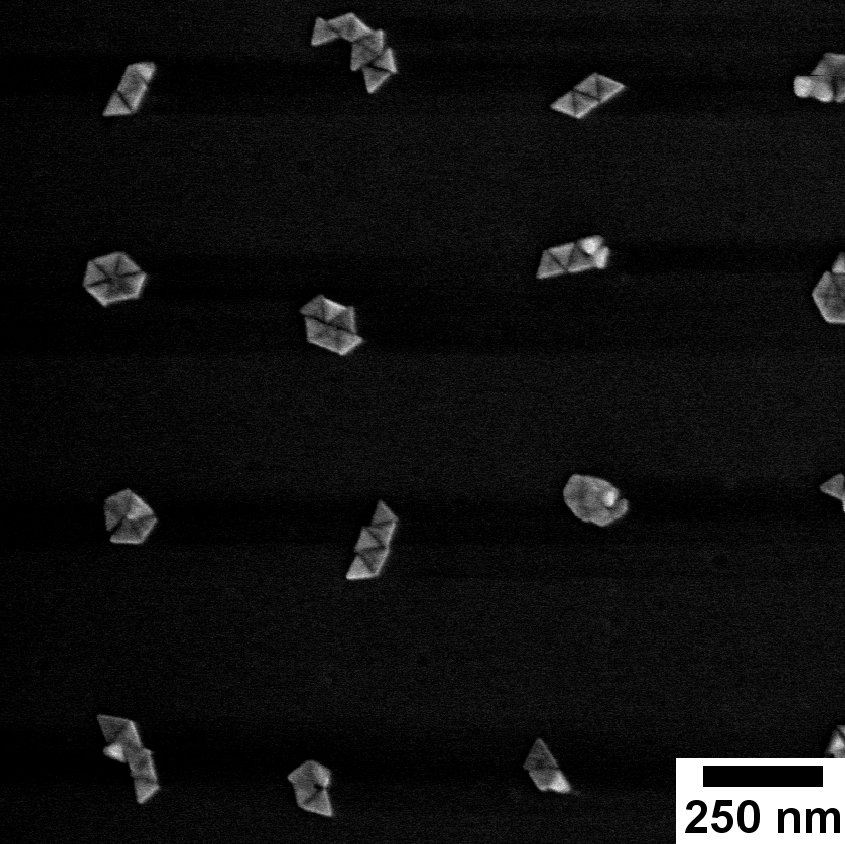
#> input picture backup_old/T001.png, 845 x 844 px
$ jupyter execute watershed.ipynb   (older library calls are emulated)
#> lines starting #> are read from the running program, lines starting #| are printed output that depends on the picture; after the words box and inside, x2 and y2 are one past the last pixel; in counts of white or black regions, pixels touching at a corner belong together
### backup_old/OIP21_lib_ImageProcessing_V6.py
#!/usr/bin/env python3
# -*- coding: utf-8 -*-
"""
This is a library gathering all (relevant) image processing functions developed
within the scope of "Optimisation and Image Processing - OIP" 2018, MCI, SDU.

Put this library in your script folder and load by (for instance):

    import OIPlib_ImageProcessing as ip

apply functionality by (for instance)

    img, imgRED, imgGREEN, imgBLUE = ip.load_image_GUI()

Created on Tue Sep 11 11:17:33 2018

UPDATE_1, 2018-09-17:
    ADDED LECTURE 3 CONTENT (LINEAR FILTERING)

UPDATE_2, 2018-09-25:
    ADDED LECTURE 4 CONTENT / FUNCTIONALITY:
        * NONLINEAR FILTERING
        * Conversion imgBIN <-> PointSet
        * Basic Operations on PointSets (Union, Intersection, Translation, Reflection)

UPDATE_3, 2018-10-01:
    ADDED FUNCTIONS FOR BASIC MORPHOLOGICAL OPERATIONS ON IMAGES AND SETS.

UPDATE_4, 2018-10-10:
    ADDED FUNCTIONS FOR:
        * Edge detection
        * Laplace Sharpening
        * Unsharp Masking

        * Thinning (SLOW - faster version yet to come...)

        * Hough Line Detection (Original + Accelerated / Vectorised)


@author: jost
"""

# ------------------------------------
# IMPORTS:
# ------------------------------------

# needed almost every time:
import cv2
import imutils
import matplotlib.pyplot as plt  # for plotting
import matplotlib.image as mpimg  # for image handling and plotting
import numpy as np  # for all kinds of (accelerated) matrix / numerical operations
from scipy import ndimage
from scipy.signal import convolve2d
from copy import copy, deepcopy

# tkinter interface module for GUI dialogues (so far only for file opening):
import tkinter as tk
from tkinter.filedialog import askopenfilename

# ------------------------------------
# LOADING, SEPARATING AND CONVERTING TO INTENSITY:
# ------------------------------------
from skimage.feature import peak_local_max
from skimage.segmentation import watershed

# ----------------------------------------------------------
# Modified stuff
# [158 lines left out: functions FloodFillLabeling_modified, FloodFill_BF_modified, pre_region_labeling_filtering, segmenting, pre_conditioning, openCv_HoughCircles and 3 more, not called in this run]


# ------------------------------------
# CONVERSION TO 1-CHANNEL INTENSITY:
# ------------------------------------

def convert2AVG(imgRED, imgGREEN, imgBLUE):
    ''' convert to intensity by averaging '''
    return ((imgRED.astype(np.float) + imgGREEN.astype(np.float) + imgBLUE.astype(np.float)) / 3.0).astype(np.uint8)


def convert2LUM(imgRED, imgGREEN, imgBLUE):
    ''' convert to intensity using the lumosity method (MOST CASES!) '''
    return (0.21 * imgRED + 0.72 * imgGREEN + 0.07 * imgBLUE).astype(np.uint8)


# [11 lines left out: function convert2LIGHT, not called in this run]


# ------------------------------------
# HISTOGRAM GENERATION:
# ------------------------------------

def hist256(imgint8):
    ''' manual histogram creation for uint8 coded intensity images'''
    hist = np.zeros(255)
    for cnt in range(255):
        hist[cnt] = np.sum(imgint8 == cnt)
    return (hist)


# [6 lines left out: function cum_hist256, not called in this run]


# ----------------------------------------------------------------------------
# Point Operations:
# ----------------------------------------------------------------------------

def threshold(imgINT, ath):
    imgTH = np.zeros(imgINT.shape)
    imgTH[imgINT >= ath] = 255
    return imgTH.astype(np.uint8)


# 0 is black, 255 is white
def threshold2(imgINT, ath):
    return ((imgINT >= ath) * 255).astype(np.uint8)


# [5 lines left out: function threshold_binary, not called in this run]


def threshold_binary2(imgINT, ath):
    return imgINT >= ath


def adjust_brightness(img, a):
    imgB = crop_levels(img.astype(np.float) + a)
    return imgB.astype(np.uint8)


def adjust_contrast(img, a):
    imgC = crop_levels(img.astype(np.float) * a)
    return imgC.astype(np.uint8)


def invert_intensity(img):
    return 255 - img


# [93 lines left out: functions auto_contrast256, equalise_histogram256, shift_intensities, mean_class_variance, auto_thresh, add_salt_and_pepper, not called in this run]


# ----------------------------------------------------------------------------
# FILTER MATRICES:
# ----------------------------------------------------------------------------

# Define some filter matrices:
# The 3x3 averaging box:
Av3 = np.array([[1, 1, 1],
                [1, 1, 1],
                [1, 1, 1]]) / 9

# 5x5 Gaussian filter:
Gauss5 = np.array([[0, 1, 2, 1, 0],
                   [1, 3, 5, 3, 1],
                   [2, 5, 9, 5, 2],
                   [1, 3, 5, 3, 1],
                   [0, 1, 2, 1, 0]])
Gauss5Norm = Gauss5 / np.sum(Gauss5)

# 5x5 Mexican Hat Filter:
Mex5 = np.array([[0, 0, -1, 0, 0],
                 [0, -1, 2, -1, 0],
                 [-1, -2, 16, -2, -1],
                 [0, -1, -2, -1, 0],
                 [0, 0, -1, 0, 0]])
Mex5Norm = Mex5 / np.sum(Mex5)

# ----------------------------------------------------------------------------
# Edge Detection Filters:

# Derivative:
HDx = np.array([[-0.5, 0., 0.5]])
HDy = np.transpose(HDx)

# Prewitt:
HPx = np.array([[-1., 0., 1.],
                [-1., 0., 1.],
                [-1., 0., 1.]]) / 6.
HPy = np.transpose(HPx)

# Sobel:
HSx = np.array([[-1., 0., 1.],
                [-2., 0., 2.],
                [-1., 0., 1.]]) / 8.
HSy = np.transpose(HPx)

# Improved Sobel:
HISx = np.array([[-3., 0., 3.],
                 [-10., 0., 10.],
                 [-3., 0., 3.]]) / 32.
HISy = np.transpose(HPx)

# ----------------------------------------------------------------------------
# Laplace Filters:

# Laplace:
HL4 = np.array([[0., 1., 0.],
                [1., -4., 1.],
                [0., 1., 0.]])

# Laplace 8:
HL8 = np.array([[1., 1., 1.],
                [1., -8., 1.],
                [1., 1., 1.]])

# Laplace 12:
HL12 = np.array([[1., 2., 1.],
                 [2., -12., 2.],
                 [1., 2., 1.]])


# ------------------------------------
# LINEAR FILTERING:
# ------------------------------------

# ----------------------------------------------------------------------------
# "Naive" / pedestrian Filter implementation (we will rather use the convolutional approach)
# [15 lines left out: function pedestrian_filter, not called in this run]


# ----------------------------------------------------------------------------
# Linear filtering by convolution
def conv2(x, y, mode='same'):
    # mimic matlab's conv2 function:
    return np.rot90(convolve2d(np.rot90(x, 2), np.rot90(y, 2), mode=mode), 2)


# [6 lines left out: function filter_image, not called in this run]


def filter_image_float(I, H):
    # Convolution-based filtering:
    return conv2(np.double(I), np.double(H))


# ----------------------------------------------------------------------------
# Gaussian Filter Matrix of arbitrary size:
# [60 lines left out: functions create_gaussian_filter, create_LoG_filter, max_filter, not called in this run]


def min_filter(imgINT, radius):
    '''filter with the minimum (non-linear) filter of given radius'''
    padded = np.pad(imgINT, ((radius, radius), (radius, radius)), 'reflect')  # .astype(np.float)
    N, M = imgINT.shape
    filtered = np.zeros(imgINT.shape)
    for cntN in range(N):
        for cntM in range(M):
            pidN = cntN + radius
            pidM = cntM + radius
            filtered[cntN, cntM] = np.floor(
                np.amin(padded[pidN - radius:pidN + radius + 1, pidM - radius:pidM + radius + 1]))
    return filtered.astype(np.uint8)


# [88 lines left out: functions calc_median, median_filter, PointSet_to_imgBIN, imgBIN_to_PointSet, PL_union, PL_intersect, not called in this run]


def PL_translate(PointList, Point):
    ''' shift / translate a point list by a point'''
    return [([sum(x) for x in zip(Point, y)]) for y in PointList]


def PL_mirror(PointList):
    ''' mirror / reflect a point list'''
    return [list(x) for x in list((-1) * np.array(PointList))]


# ------------------------------------------------------
# MORPHOLOGICAL OPERATIONS ON BINARY IMAGES
# ------------------------------------------------------

# [6 lines left out: function PL_dilate, not called in this run]


def img_dilate(I, PLH):
    PLI = imgBIN_to_PointSet(I)
    return PointSet_to_imgBIN(PL_dilate(PLI, PLH), I.shape)


# [5 lines left out: function img_erode, not called in this run]


def PL_erode(PointList_I, PointList_H):
    # Up  for you to try :-)
    return


def img_BoundaryExtract(I, PLH):  # PUT YOUR CODE HERE!
    Ierode_inv = 1 - img_erode(I, PLH)
    return PointSet_to_imgBIN(PL_intersect(imgBIN_to_PointSet(I), imgBIN_to_PointSet(Ierode_inv)), I.shape)


def img_open(I, PLH):
    # PUT YOUR CODE HERE!
    return img_dilate(img_erode(I, PLH), PLH)


def img_close(I, PLH):
    # PUT YOUR CODE HERE!
    return img_erode(img_dilate(I, PLH), PLH)


# ------------------------------------
# COMMON STRUCTURING ELEMENTS (POINT SETS)

N4 = [[0, 0], [-1, 0], [1, 0], [0, -1], [0, 1]]

N8 = [[0, 0], [-1, 0], [1, 0],
      [0, -1], [0, 1], [-1, 1],
      [1, -1], [1, 1], [-1, -1]]

SmallDisk = [[0, 0], [-1, 0], [1, 0], [0, -1], [0, 1], [-1, 1], [1, -1], [1, 1], [-1, -1],
             [-2, -1], [-2, 0], [-2, 1],
             [2, -1], [2, 0], [2, 1],
             [-1, -2], [0, -2], [1, -2],
             [-1, 2], [0, 2], [1, 2]]


# ----------------------------------------------------------------------------
# Edge Detection and Sharpening
# ----------------------------------------------------------------------------

# [756 lines left out: functions detect_edges, laplace_sharpen, unsharp_mask, neighbours, transitions, Thinning and 24 more, not called in this run]

### backup_old/watershed.ipynb
[cell 1]
import matplotlib.image as mpimg
import matplotlib.pyplot as plt
import numpy as np
import cv2
import math
from OIP21_lib_ImageProcessing_V6 import *
from scipy import ndimage
from skimage.segmentation import watershed
from skimage.feature import peak_local_max
plt.rcParams['figure.figsize'] = [12, 10]
#%matplotlib notebook

[cell 2]
def mean_class_variance(hist, thresh):
    wf = 0.0
    uf = 0.0
    ub = 0.0
    wb = 0.0
    total = np.sum(hist)
    # print(total)
    if len(hist) > 256:
        raise IndexError("object too large, recheck input")
    for i in range(len(hist)):
        if i < thresh:
            wb += hist[i]
            ub = ub + (i * hist[i])
        elif i >= thresh:
            wf += hist[i]
            uf = uf + (i * hist[i])
    if wb==0:
        ub=0
    else:
        ub = ub / wb
    if wf == 0:
        uf=0
    else:
        uf = uf / wf
    wb = wb / total
    wf = wf / total


    #print(thresh,wb,wf,uf,ub,total)
    variance = float(wb * wf * ((ub - uf) ** 2))
    return (variance, thresh)

def auto_thresh(img, mode="Thresholding"):
    hst = hist256(img)
    variance_list = []
    for thresh in range(len(hst)):
        if thresh > 1:
            variance_list.append(mean_class_variance(hst, thresh))
    # print(variance_list)
    # print("MAX tuple: ", max(variance_list))
    var, thresh = max(variance_list)
    #print("MAX tuple: ", thresh)
    if mode == "Thresholding":
        return threshold(img, thresh)
    elif mode == "UpperSave":
        img[img <= thresh] = 0
        return img
    elif mode == "LowerSave":
        img[img >= thresh] = 255
        return img

[cell 3]
def FloodFillLabeling_modified(imgBIN):

    label = 2
    # collect the non-zero / foreground elements:
    nzi = np.nonzero(imgBIN)
    # make copy:
    IMG = deepcopy(imgBIN)

    zones = []
    # Flood fill loop:
    #for cnt, u in enumerate(FGu):
    for i in np.transpose(nzi):
        IMG , zone = FloodFill_BF_modified(IMG, i[0] , i[1], label)
        if (not zone[0]==0) and (not zone[1]==IMG.shape[0]) and (not zone[2]==0) and (not zone[3]==IMG.shape[1]):
            zones.append(zone)
            label = label + 1
    return IMG ,zones

#insert image, (u,v) (start pixel), label nr
def FloodFill_BF_modified(IMG, u, v, label):
    '''
    Breadth-First Version (we treat lists as queues)
    '''
    xmax=0
    xmin=IMG.shape[0]
    ymax=0
    ymin=IMG.shape[1]
    S = []
    S.append([u,v])
    while S:  # While S is not empty...
        xy = S[0]
        x = xy[0]
        y = xy[1]
        S.pop(0)
        if x <= IMG.shape[0] and y <= IMG.shape[1] and  IMG[x,y] == 1:
            if xmax<x:
                xmax=x
            elif xmin>x:
                xmin=x
            if ymax<y:
                ymax=y
            elif ymin>y:
                ymin=y
            IMG[x,y] = label
            if x+1<IMG.shape[0]:
                S.append([x+1, y])
            if y+1<IMG.shape[1]:
                S.append([x, y+1])
            if y-1>=0:
                S.append([x,y-1])
            if x-1>=0:
                S.append([x-1,y])
    return IMG , [xmax,xmin,ymax,ymin]

[cell 4]
Number = 3
# Start loading in the 3 image types,
# The first type is a Circle cluster image
# The second type is a Line/Rod cluster image
# The third type is a triangle cluster image
if Number == 1:
    img = cv2.imread('001_002.tif', cv2.IMREAD_GRAYSCALE)
elif Number == 2:
    img = cv2.imread('R001_001.tif', cv2.IMREAD_GRAYSCALE)
elif Number == 3:
    img = cv2.imread('T001.png', cv2.IMREAD_GRAYSCALE)
#> img is the input picture: shape (844, 845); min 0, max 255, mean 15.7

# Then we cut the gunk that is not needed from the image, this would be un-needed data
# or things that should not be in the image like half-clusters and other things that would
# screw with the data.

if Number == 1:
    img = img[0:870,:]
    img_org = img
elif Number == 2:
    img = img[0:870,0:1000]
    #img = img[52:244,382:664]
    #img = img[0:870,0:679]
    #img = img[100:870,0:750]
    img_org = img
elif Number == 3:
    img[755:844,672:845] = 0
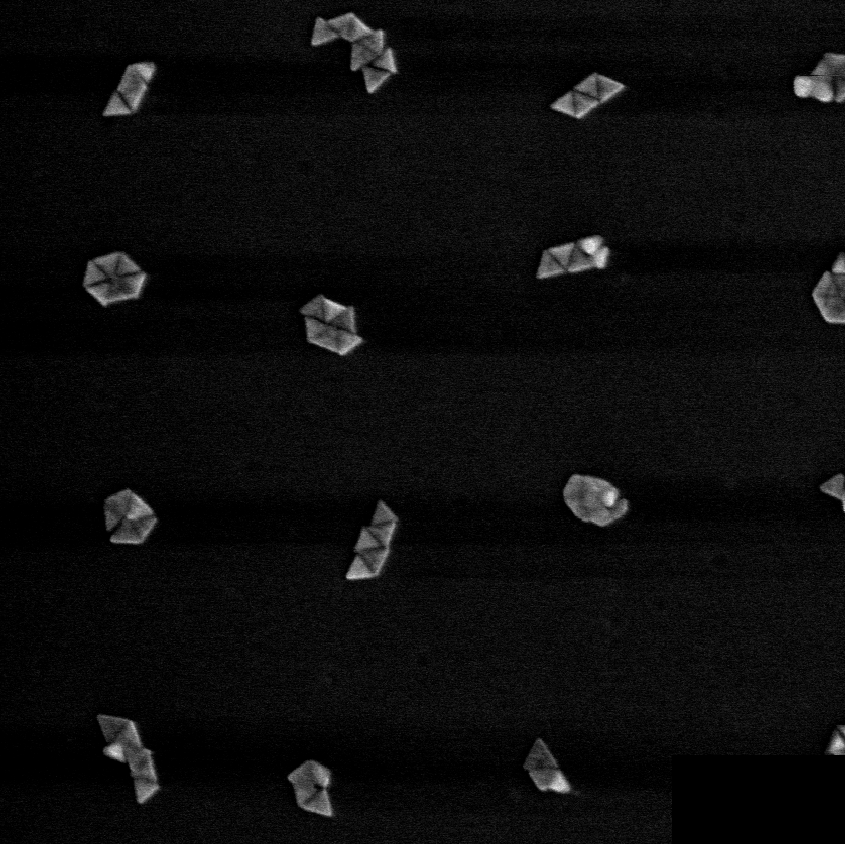
#> img: shape (844, 845); 1.54% of pixels changed, all inside (x1, y1, x2, y2) = (672, 755, 845, 844)
    img_org = img

#prepare for region labeling
img = cv2.medianBlur(img, 7)
ret,thresh = cv2.threshold(img,50,255,cv2.THRESH_BINARY)
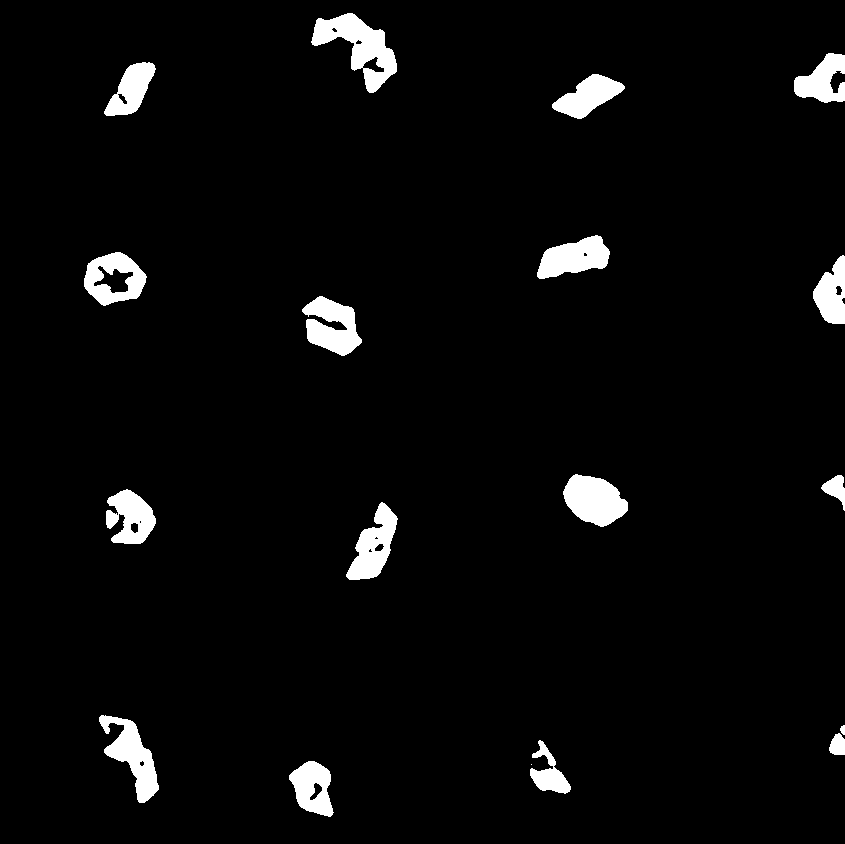
#> thresh: shape (844, 845); 3.8% white; 18 white regions (1 under 20 px), largest, box (x1, y1, x2, y2) and area: (311, 13, 397, 93) 2949, (563, 474, 628, 527) 2343, (99, 715, 159, 803) 2223
kernel = np.ones((7,7), np.uint8)
threshDil = cv2.dilate(thresh, kernel, iterations=2)
#> threshDil: shape (844, 845); 7.2% white; 16 white regions, largest, box (x1, y1, x2, y2) and area: (305, 7, 403, 99) 5421, (93, 709, 165, 809) 4441, (296, 290, 368, 362) 3993

#255 to 1 since floodfill is expecting that
threshDilBin = threshDil.copy()
threshDilBin[threshDilBin == 255] = 1
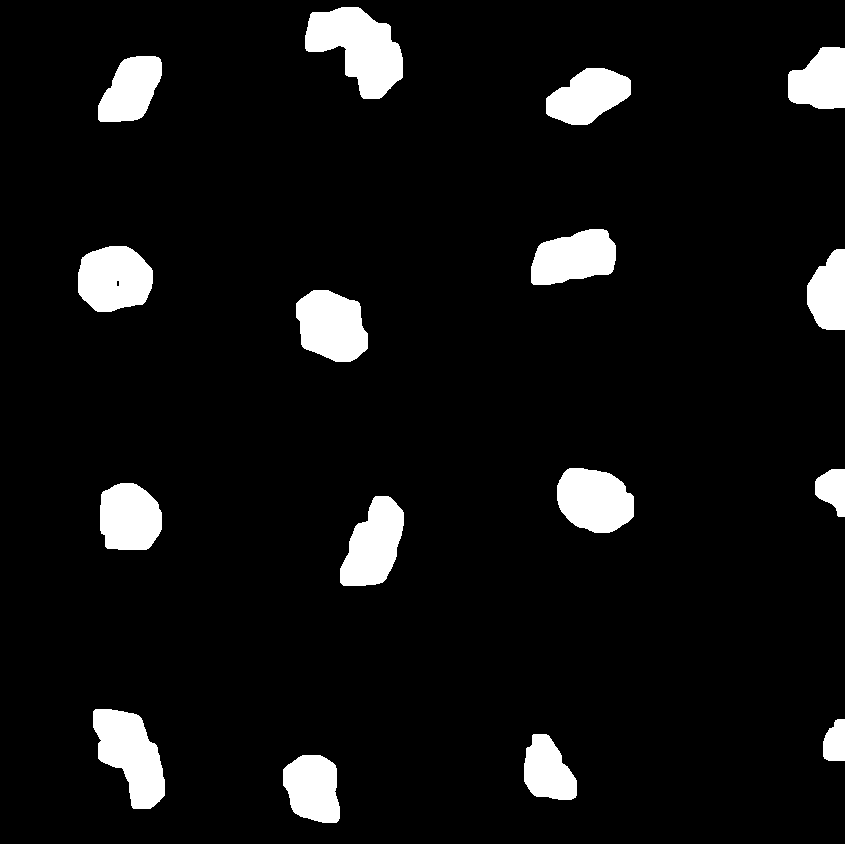
#> threshDilBin: shape (844, 845); values 0 (black) and 1 (white), 7.2% white; 16 white regions, largest, box (x1, y1, x2, y2) and area: (305, 7, 403, 99) 5421, (93, 709, 165, 809) 4441, (296, 290, 368, 362) 3993
threshDilBin = threshDilBin.astype('uint16')

labelsOIP , zones = FloodFillLabeling_modified(threshDilBin)
#> in FloodFillLabeling_modified, `nzi = np.nonzero(imgBIN)`: nzi = 51473 positions, rows 7 to 822, columns 78 to 844
#> the loop in FloodFillLabeling_modified, `for i in np.transpose(nzi):` made 51473 passes
#> (i, zone) on passes 1 to 8: ([7, 341], [98, 7, 402, 305]), ([7, 342], [0, 844, 0, 845]), ([7, 343], [0, 844, 0, 845]), ([7, 344], [0, 844, 0, 845]), ([7, 345], [0, 844, 0, 845]), ([7, 346], [0, 844, 0, 845]), ([7, 347], [0, 844, 0, 845]), ([7, 348], [0, 844, 0, 845])
#> pass 1, in FloodFillLabeling_modified, `IMG , zone = FloodFill_BF_modified(IMG, i[0] , i[1], label)`:
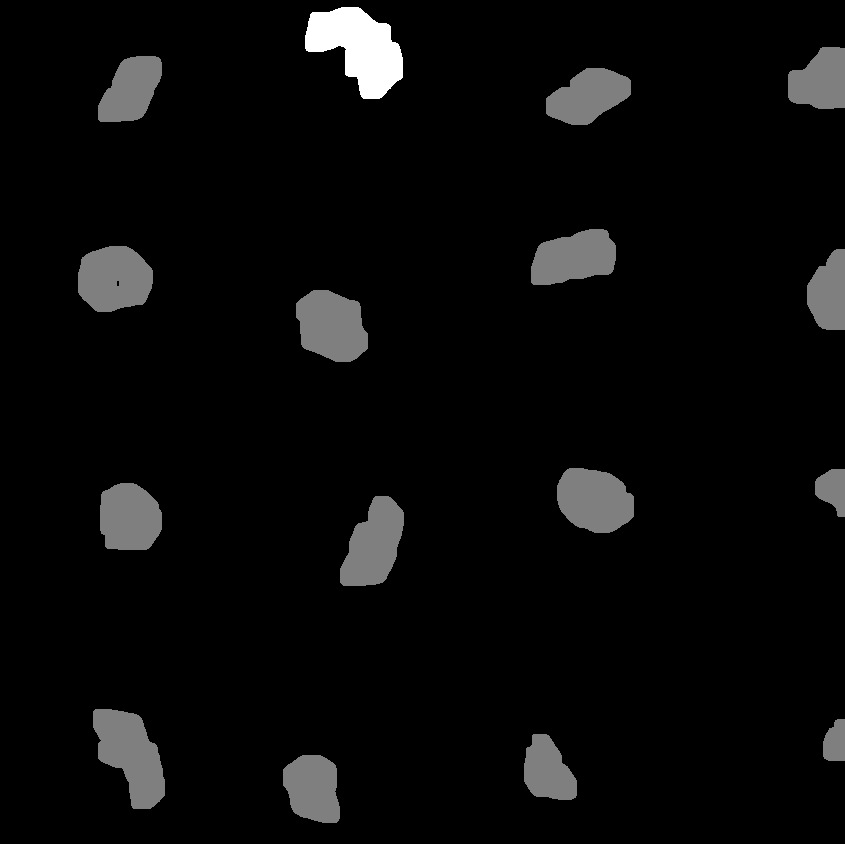
#> IMG: shape (844, 845) uint16; min 0, max 2, mean 0.0798; drawn with min black and max white
#> after the loop in FloodFillLabeling_modified, `for i in np.transpose(nzi):`:
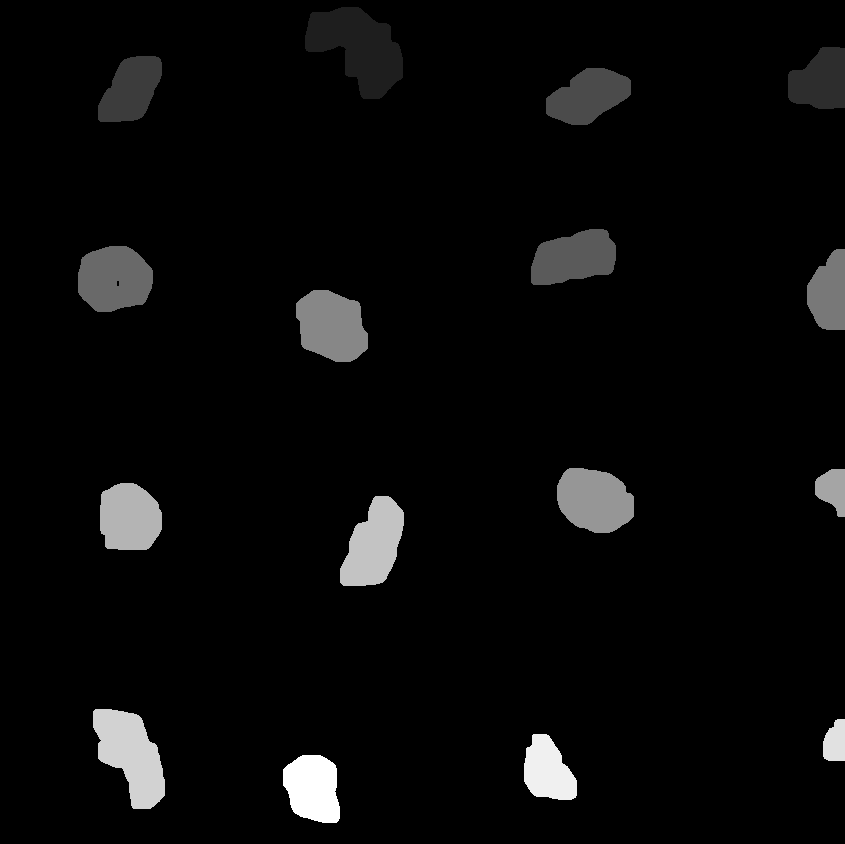
#> IMG: shape (844, 845) uint16; 6.46% of pixels changed, all inside (x1, y1, x2, y2) = (78, 47, 845, 823); drawn with min black and max white
#> after the loop in FloodFillLabeling_modified, `for i in np.transpose(nzi):`: label = 18; zones = 16 items, first 6: [98, 7, 402, 305], [108, 47, 844, 788], [121, 56, 161, 98], [124, 68, 630, 546], [284, 229, 615, 531], [311, 246, 152, 78]
#> (the rest of the program and of its run is left out)
